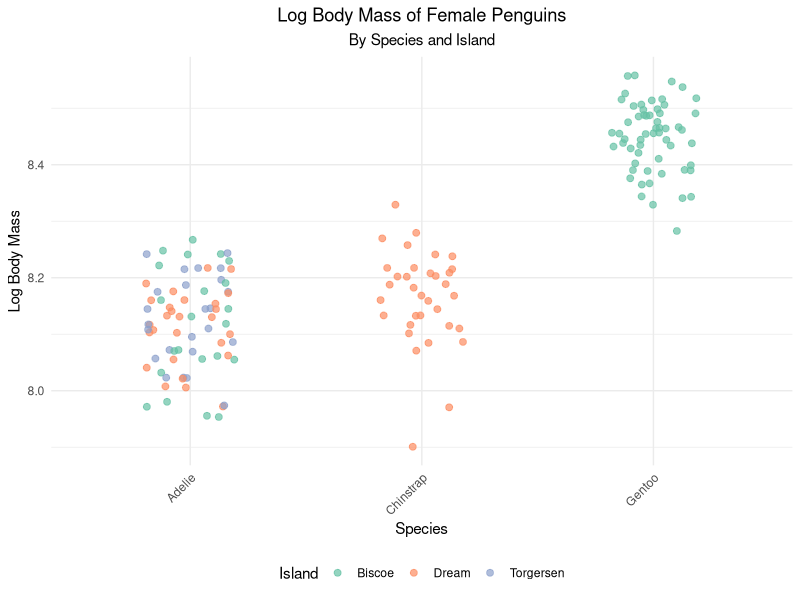

This chart was generated by the following R code:
## Week4 dplyr package HW
## created by: Kyle Bosworth
## 09/24/24
## here() starts at C:/Users/boz/Desktop/Repositories/Bosworth
## load libraries
library(palmerpenguins)
library(tidyverse)
library(here)
library(ggplot2)

# analysis (looking at the data)
view(penguins)
head(penguins)
tail(penguins)
glimpse(penguins)

penguins_clean <- penguins %>%
  drop_na(species, island, sex)
# summary of the cleaned dataset
summary(penguins_clean)
# view cleaned dataset w/out NAs
head(penguins_clean)
# calculate mean and variance of BODYmass by island, species, and sex
body_mass_stats <- penguins_clean %>%
  group_by(island, species, sex) %>%
  summarize(
    mean_BODYmass = mean(body_mass_g),
    var_BODYmass = var(body_mass_g),
    .groups = "drop")
# view stats table results
print(body_mass_stats)

# filter male penguinz and calculate stats with log body mass and selected columns
penguins_clean_female <- penguins %>%
  drop_na(species, island, sex, body_mass_g) %>%
  filter(sex == "female") %>%
  mutate(log_body_mass = log(body_mass_g)) %>%
  select(species, island, sex, log_body_mass)
# create the plot!
point_plot<-ggplot(penguins_clean_female, aes(x = species, y = log_body_mass, color = island)) +
  geom_point(position = position_jitter(width = 0.2), size = 2, alpha = 0.7) +  # Jittered points for individual data
  labs(
    title = "Log Body Mass of Female Penguins",
    subtitle = "By Species and Island",
    x = "Species",
    y = "Log Body Mass",
    color = "Island"
  ) +
  scale_color_brewer(palette = "Set2") +  # Color palette for islands
  theme_minimal() +
  theme(
    axis.text.x = element_text(angle = 45, hjust = 1),  # Rotate x-axis labels for better readability
    legend.position = "bottom",  # Position the legend at the bottom
    plot.title = element_text(hjust = 0.5),  # Center the title
    plot.subtitle = element_text(hjust = 0.5))  # Center the subtitle
#save to outputs folder!

if (!dir.exists(here("week4", "outputs"))) {
  dir.create(here("week4", "outputs"), recursive = TRUE)}
#save
ggsave(filename = here("week4", "outputs", "female_penguins.png"), 
       plot = point_plot, 
       width = 10, 
       height = 6)
# Print confirmation message
cat("Plot saved as", here("week4", "outputs", "female_penguins.png"), "\n")
